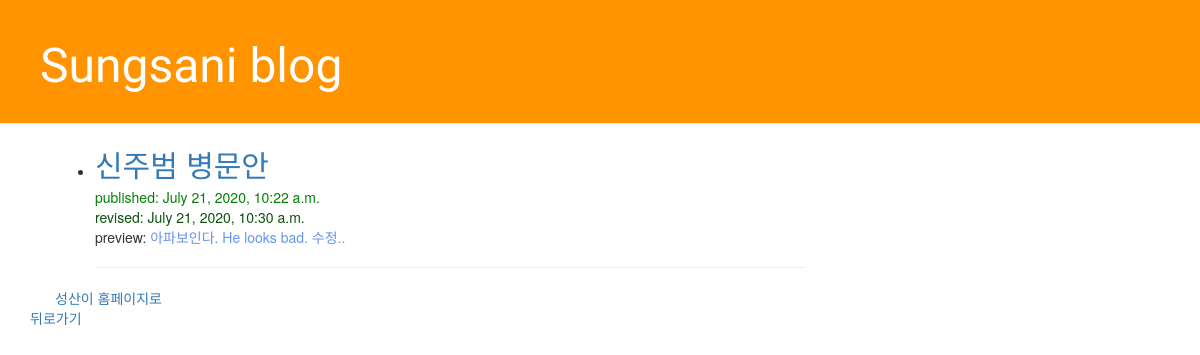
Before: /sungsani/blog/ with the older database file.
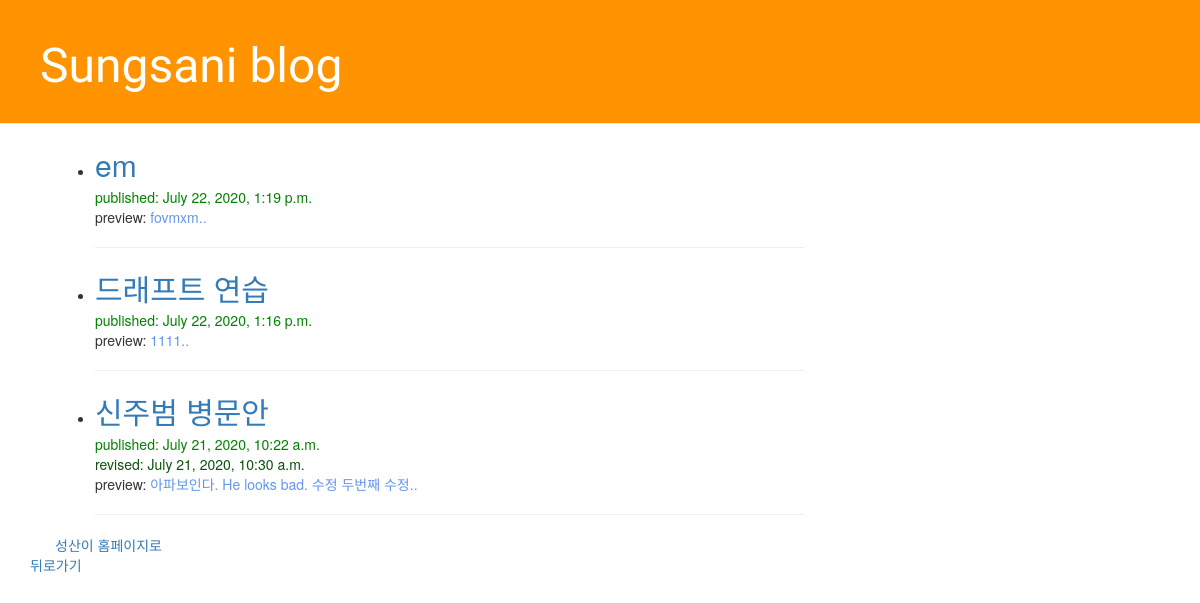
After: the same page with the newer database file.
### sungsani/models.py (models this page shows, shortened)
class Post(models.Model):
    author = models.ForeignKey(settings.AUTH_USER_MODEL, on_delete=models.CASCADE)
    title = models.CharField(max_length=200)
    text = models.TextField()
    created_date = models.DateTimeField(default=timezone.now)
    published_date = models.DateTimeField(blank=True, null=True)
    revised_date = models.DateTimeField(blank=True, null=True)
    def summary(self):
        return self.text[:30]

### sungsani/views.py (the view)
# urls.py: path('blog/', views.post_list, name="post_list"),
def post_list(request):
    posts = Post.objects.filter(published_date__lte=timezone.now()).order_by('-published_date')
    context = {"posts":posts}
    return render(request, 'sungsani/post_list.html', context)

### sungsani/templates/sungsani/post_list.html
{% extends 'sungsani/base.html' %}
{% block content %}
    {% if posts %}
    <ul>
    {% for post in posts %}
        <div>
            <li><a href="{% url 'sungsani:post_detail' pk=post.pk %}" style="font-size: 30px;">{{ post.title }}</a> </li>
            <span style="color: green">published: {{ post.published_date }}</span><br>
            {% if post.revised_date %}
                <span style="color: rgb(12, 80, 12);">revised: {{ post.revised_date }}</span><br>
                {% endif %}
            <span> preview: <span style="color:cornflowerblue">{{ post.summary }}..</span> </span>
            <hr>
            </div>
    {% endfor %}
    </ul>
    {% else %}
        <p> No posts exist</p>
    {% endif %}
    <a href="..">성산이 홈페이지로</a>
{% endblock %}

Changed rows visible on the page:
added Post: title "em", published_date "July 22, 2020, 1:19 p.m.", summary "fovmxm"
added Post: title "드래프트 연습", published_date "July 22, 2020, 1:16 p.m.", summary "1111"
changed Post "신주범 병문안": summary "아파보인다. He looks bad. 수정" → "아파보인다. He looks bad. 수정 두번째 수정"
